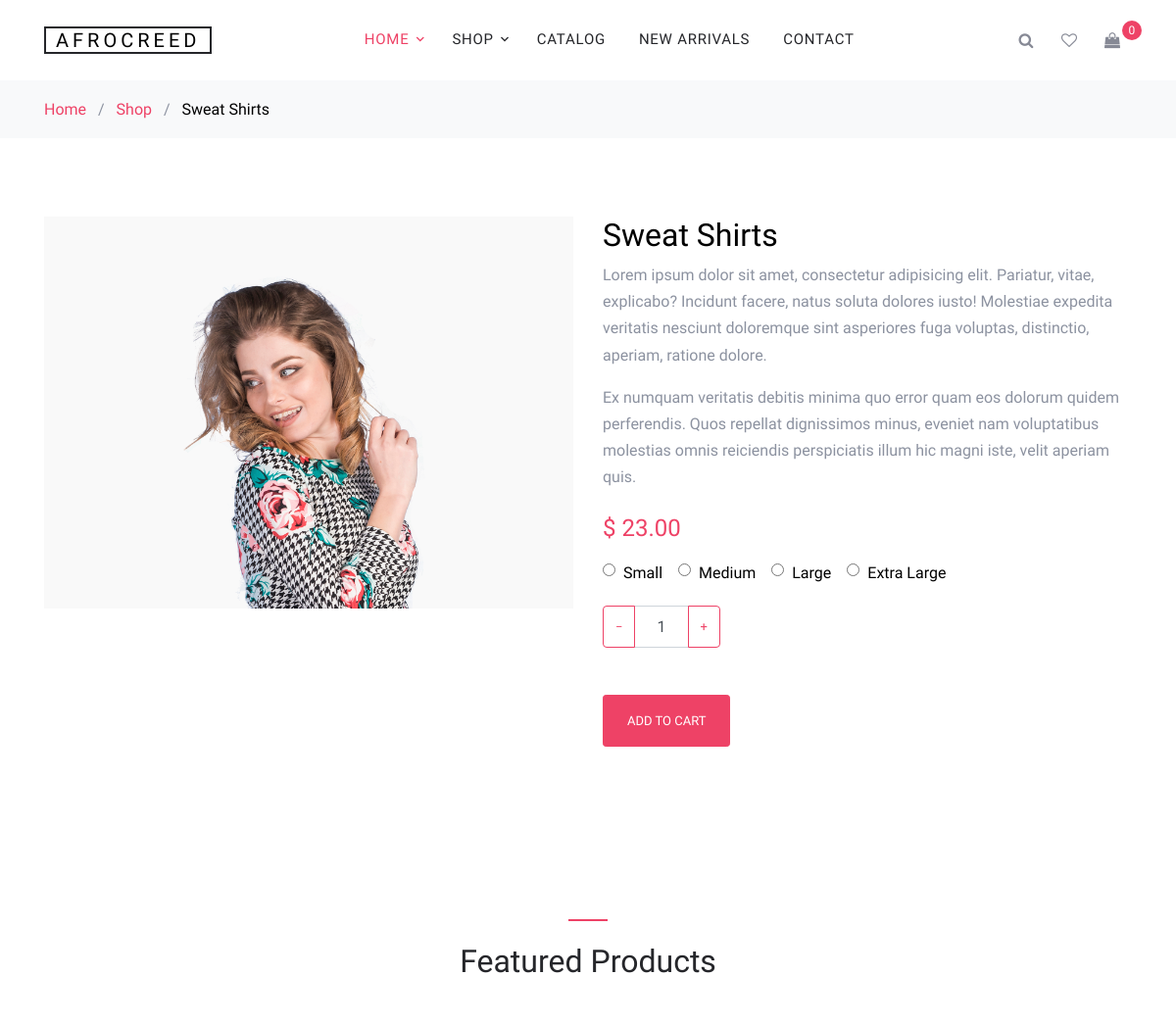
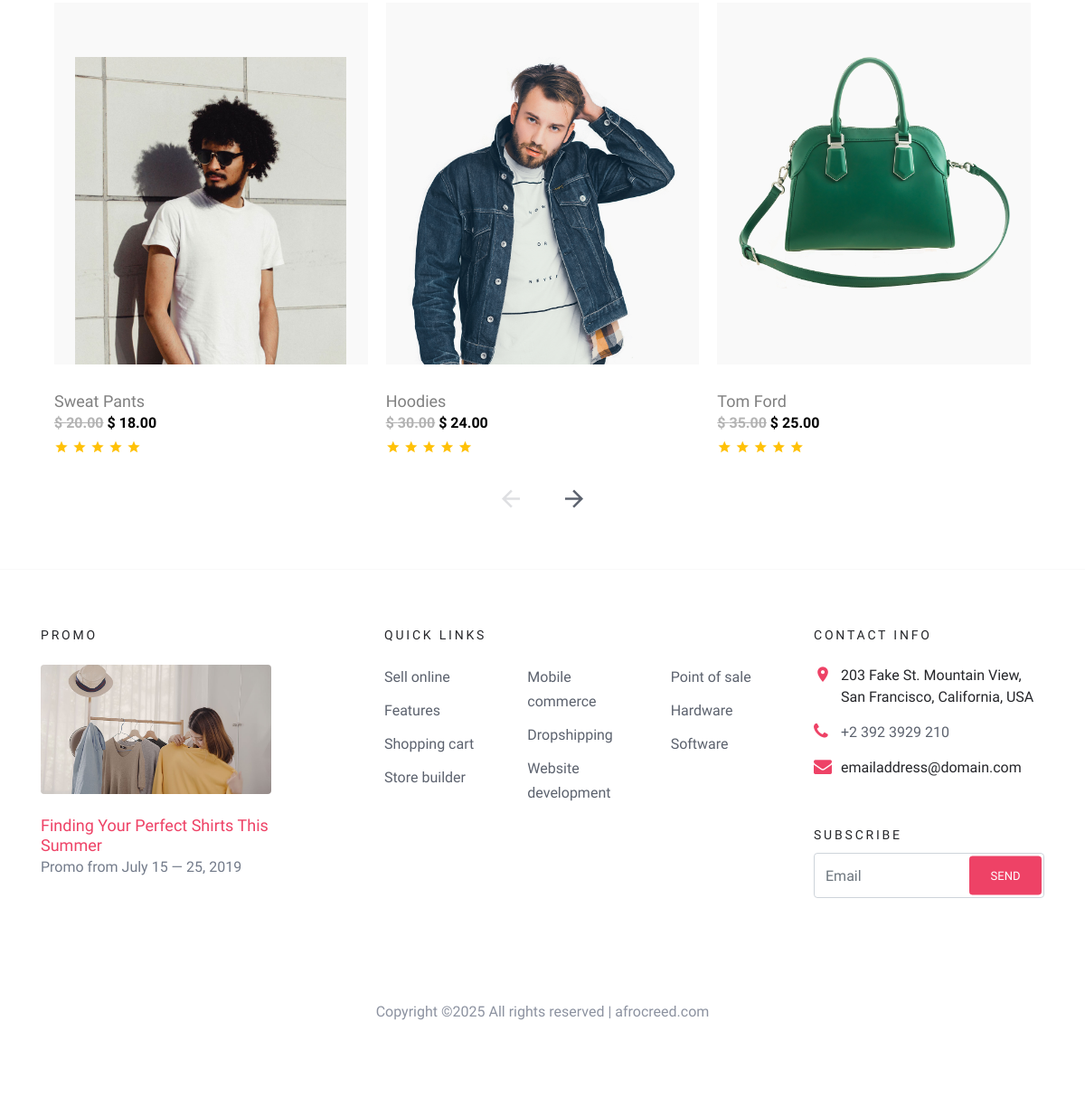
Page /product/1 on the committed database (2 pictures, top to bottom).
### store/models.py (models this page shows, shortened)
class Product(models.Model):
    name = models.CharField(max_length=50)
    description = models.TextField(max_length=500, blank=True, default='')
    price = models.DecimalField(max_digits=10, decimal_places=2, default=0)
    category = models.ForeignKey(Category, on_delete=models.CASCADE, default=1)
    image = models.ImageField(upload_to='uploads/products/')
    is_sale = models.BooleanField(default=False)
    sale_price = models.DecimalField(max_digits=10, decimal_places=2, default=0)

### store/views.py (the view)
# urls.py: path('product/<int:pk>', views.product, name='product'),
def product(request, pk):
    product = Product.objects.get(id=pk)
    products = Product.objects.all()
    return render(request, 'product.html', {'product': product, 'products': products})

### cart/cart.py (called while the page is built)
    def __len__(self):
        return len(self.cart)

### cart/context_processors.py (called while the page is built)
def cart(request):
    return {'cart': Cart(request)}

### store/templates/product.html (shortened to what this page needs)
{% extends 'base.html' %}
{% load static %}
{% block content %}
<div class="bg-light py-3">
  <div class="container">
    <div class="row">
      <div class="col-md-12 mb-0"><a href="index.html">Home</a> <span class="mx-2 mb-0">/</span> <a href="shop.html">Shop</a> <span class="mx-2 mb-0">/</span> <strong class="text-black">{{ product.name }}</strong></div>
    </div>
  </div>
</div>
<div class="site-section">
  <div class="container">
    <div class="row">
      <div class="col-md-6">
        <div class="item-entry">
          <a href="{% url 'product' product.id %}" class="product-item md-height bg-gray d-block">
            <img src="{{ product.image.url }}" alt="Image" class="img-fluid">
          </a>
        </div>
      </div>
      <div class="col-md-6">
        <h2 class="text-black">{{ product.name }}</h2>
        <p>Lorem ipsum dolor sit amet, consectetur adipisicing elit. Pariatur, vitae, explicabo? Incidunt facere, natus soluta dolores iusto! Molestiae expedita veritatis nesciunt doloremque sint asperiores fuga voluptas, distinctio, aperiam, ratione dolore.</p>
        <p class="mb-4">Ex numquam veritatis debitis minima quo error quam eos dolorum quidem perferendis. Quos repellat dignissimos minus, eveniet nam voluptatibus molestias omnis reiciendis perspiciatis illum hic magni iste, velit aperiam quis.</p>
        {% if product.is_sale %}
        <p><strong class="text-danger h4"><del>$ {{ product.price }}</del> $ {{ product.sale_price }}</strong></p>
        {% else %}
        <p><strong class="text-primary h4">$ {{ product.price }}</strong></p>
        {% endif %}
        <div class="mb-1 d-flex">
          <label for="option-sm" class="d-flex mr-3 mb-3">
            <span class="d-inline-block mr-2" style="top:-2px; position: relative;"><input type="radio" id="option-sm" name="shop-sizes"></span> <span class="d-inline-block text-black">Small</span>
          </label>
          <label for="option-md" class="d-flex mr-3 mb-3">
            <span class="d-inline-block mr-2" style="top:-2px; position: relative;"><input type="radio" id="option-md" name="shop-sizes"></span> <span class="d-inline-block text-black">Medium</span>
          </label>
          <label for="option-lg" class="d-flex mr-3 mb-3">
            <span class="d-inline-block mr-2" style="top:-2px; position: relative;"><input type="radio" id="option-lg" name="shop-sizes"></span> <span class="d-inline-block text-black">Large</span>
          </label>
          <label for="option-xl" class="d-flex mr-3 mb-3">
            <span class="d-inline-block mr-2" style="top:-2px; position: relative;"><input type="radio" id="option-xl" name="shop-sizes"></span> <span class="d-inline-block text-black"> Extra Large</span>
          </label>
        </div>
        <div class="mb-5">
          <div class="input-group mb-3" style="max-width: 120px;">
          <div class="input-group-prepend">
            <button class="btn btn-outline-primary js-btn-minus" type="button">&minus;</button>
          </div>
          <input type="text" class="form-control text-center" value="1" placeholder="" aria-label="Example text with button addon" aria-describedby="button-addon1" id="qty-cart">
          <div class="input-group-append">
            <button class="btn btn-outline-primary js-btn-plus" type="button">&plus;</button>
          </div>
        </div>
        </div>
        <p><a href="" id="add-cart" data-product-id="{{ product.id }}" class="buy-now btn btn-sm height-auto px-4 py-3 btn-primary" >Add To Cart</a></p>
      </div>
    </div>
  </div>
</div>
<div class="site-section block-3 site-blocks-2">
  <div class="container">
    <div class="row justify-content-center">
      <div class="col-md-7 site-section-heading text-center pt-4">
        <h2>Featured Products</h2>
      </div>
    </div>
    <div class="row">
      <div class="col-md-12 block-3">
        <div class="nonloop-block-3 owl-carousel">
          {% for product in products %}
            {% if product.is_sale %}
          <div class="item">
            <div class="item-entry">
              <a href="{% url 'product' product.id %}" class="product-item md-height bg-gray d-block">
                <img src="{{ product.image.url }}" alt="Image" class="img-fluid">
              </a>
              <h2 class="item-title"><a href="{% url 'product' product.id %}">{{ product.name }}</a></h2>
              <strong class="item-price"><del>$ {{ product.price }}</del> $ {{ product.sale_price }}</strong>
              <div class="star-rating">
                <span class="icon-star2 text-warning"></span>
                <span class="icon-star2 text-warning"></span>
                <span class="icon-star2 text-warning"></span>
                <span class="icon-star2 text-warning"></span>
                <span class="icon-star2 text-warning"></span>
              </div>
            </div>
          </div>
            {% endif %}
          {% endfor %}
        </div>
      </div>
    </div>
  </div>
</div>
{% endblock %}

### store/templates/base.html (shortened to what this page needs)
{% load static %}
<!DOCTYPE html>
<html lang="en">
  <head>
    <link rel="stylesheet" href="{% static 'fonts/icomoon/style.css' %}">
    <link rel="stylesheet" href="{% static 'css/bootstrap.min.css' %}">
    <link rel="stylesheet" href="{% static 'css/magnific-popup.css' %}">
    <link rel="stylesheet" href="{% static 'css/jquery-ui.css' %}">
    <link rel="stylesheet" href="{% static 'css/owl.carousel.min.css' %}">
    <link rel="stylesheet" href="{% static 'css/owl.theme.default.min.css' %}">
    <link rel="stylesheet" href="{% static 'css/aos.css' %}">
    <link rel="stylesheet" href="{% static 'css/style.css' %}">
    <link href="https://cdnjs.cloudflare.com/ajax/libs/font-awesome/6.5.1/css/all.min.css" rel="stylesheet">
  </head>
  <body>
  <div class="site-wrap">
    {% include 'navbar.html' %}
    {% block content %}
    {% endblock %}
    {% include 'footer.html' %}
  </div>
  </body>
</html>

### store/templates/navbar.html (shortened to what this page needs)
<div class="site-navbar bg-white py-2">
    <div class="container">
      <div class="d-flex align-items-center justify-content-between">
        <div class="logo">
          <div class="site-logo">
            <a href="{% url 'home' %}" class="js-logo-clone">afrocreed</a>
          </div>
        </div>
        <div class="main-nav d-none d-lg-block">
          <nav class="site-navigation text-right text-md-center" role="navigation">
            <ul class="site-menu js-clone-nav d-none d-lg-block">
              <li class="has-children active">
                <a href="{% url 'home' %}">Home</a>
              </li>
              <li class="has-children">
                <a href="#">
                    Shop
                </a>
              </li>
              {% if user.is_superuser %}
              <li class="has-children">
                <a href="#">
                    Orders
                </a>
                <ul class="dropdown">
                  <li><a href="{% url 'shipped_dash' %}"><span class="icon-user"> </span>Shipped Orders</a></li>
                  <li><a href="{% url 'not_shipped_dash' %}"><span class="icon-user"> </span>UnShipped Orders</a></li>
                </ul>
              </li>
              {% else %}
              <li><a href="#">Catalog</a></li>
              {% endif %}
              <li><a href="#">New Arrivals</a></li>
              <li><a href="{% url 'contact' %}">Contact</a></li>
            </ul>
          </nav>
        </div>
        <div class="icons">
          <a href="{% url 'search' %}" class="icons-btn d-inline-block"><span class="icon-search"></span></a>
          <a href="#" class="icons-btn d-inline-block"><span class="icon-heart-o"></span></a>
          <a href="{% url 'cart_summary' %}" class="icons-btn d-inline-block bag">
            <span class="icon-shopping-bag"></span>
            <span class="number" id="cart_quantity" >{{ cart|length }}</span>
          </a>
        </div>
      </div>
    </div>
  </div>

### store/templates/footer.html
{% load static %}
<footer class="site-footer custom-border-top">
    <div class="container">
      <div class="row">
        <div class="col-md-6 col-lg-3 mb-4 mb-lg-0">
          <h3 class="footer-heading mb-4">Promo</h3>
          <a href="#" class="block-6">
            <img src="{% static 'images/about_1.jpg' %}" alt="Image placeholder" class="img-fluid rounded mb-4">
            <h3 class="font-weight-light  mb-0">Finding Your Perfect Shirts This Summer</h3>
            <p>Promo from  July 15 &mdash; 25, 2019</p>
          </a>
        </div>
        <div class="col-lg-5 ml-auto mb-5 mb-lg-0">
          <div class="row">
            <div class="col-md-12">
              <h3 class="footer-heading mb-4">Quick Links</h3>
            </div>
            <div class="col-md-6 col-lg-4">
              <ul class="list-unstyled">
                <li><a href="#">Sell online</a></li>
                <li><a href="#">Features</a></li>
                <li><a href="#">Shopping cart</a></li>
                <li><a href="#">Store builder</a></li>
              </ul>
            </div>
            <div class="col-md-6 col-lg-4">
              <ul class="list-unstyled">
                <li><a href="#">Mobile commerce</a></li>
                <li><a href="#">Dropshipping</a></li>
                <li><a href="#">Website development</a></li>
              </ul>
            </div>
            <div class="col-md-6 col-lg-4">
              <ul class="list-unstyled">
                <li><a href="#">Point of sale</a></li>
                <li><a href="#">Hardware</a></li>
                <li><a href="#">Software</a></li>
              </ul>
            </div>
          </div>
        </div>
        <div class="col-md-6 col-lg-3">
          <div class="block-5 mb-5">
            <h3 class="footer-heading mb-4">Contact Info</h3>
            <ul class="list-unstyled">
              <li class="address">203 Fake St. Mountain View, San Francisco, California, USA</li>
              <li class="phone"><a href="tel://23923929210">+2 392 3929 210</a></li>
              <li class="email">emailaddress@domain.com</li>
            </ul>
          </div>
          <div class="block-7">
            <form action="#" method="post">
              <label for="email_subscribe" class="footer-heading">Subscribe</label>
              <div class="form-group">
                <input type="text" class="form-control py-4" id="email_subscribe" placeholder="Email">
                <input type="submit" class="btn btn-sm btn-primary" value="Send">
              </div>
            </form>
          </div>
        </div>
      </div>
      <div class="row pt-5 mt-5 text-center">
        <div class="col-md-12">
          <p>
          Copyright &copy;<script>document.write(new Date().getFullYear());</script> All rights reserved | afrocreed.com
          </p>
        </div>
      </div>
    </div>
  </footer>

### rows in the picture
Product: name "Sweat Shirts", image (picture), price "23.00"
Product: image (picture), name "Sweat Pants", price "20.00", sale_price "18.00"
Product: image (picture), name "Hoodies", price "30.00", sale_price "24.00"
Product: image (picture), name "Tom Ford", price "35.00", sale_price "25.00"

### other values in the picture
{{ cart|length }} "0"
